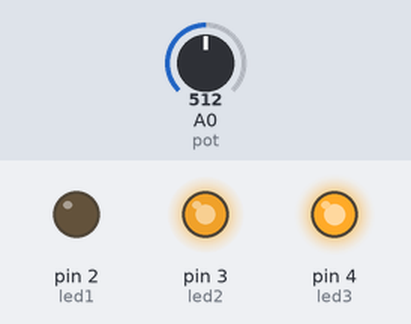
Simulated run of this sketch. Board: Arduino Uno, built with avr-gcc and run on an emulated ATmega328P. Parts: output pins drawn as LEDs (lit = HIGH). Dashed ring = blinking. Inputs (shaded band) come from the test bench; at power-on: A0 (pot) = 512.

Above: at 1.01 s.
1.3 s: A0 (pot) set to 716
At 1.92 s:
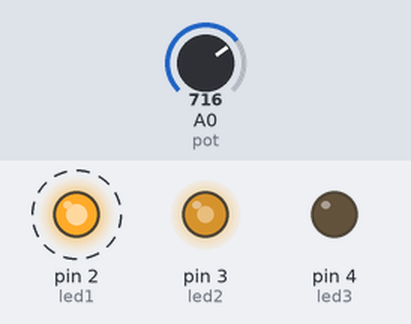
At 3.14 s:
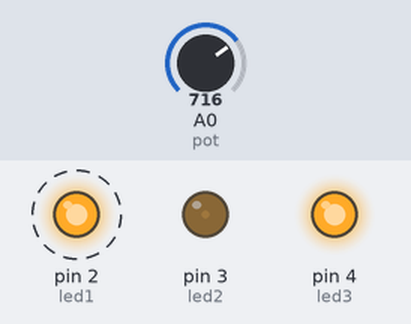
4.3 s: A0 (pot) set to 900
At 4.66 s:
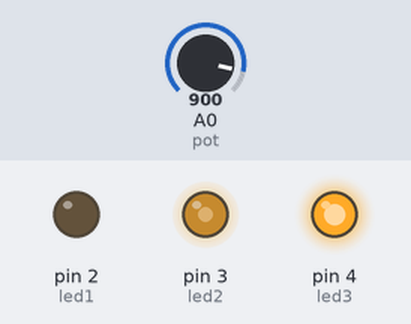
7.3 s: A0 (pot) set to 208
10.3 s: A0 (pot) set to 189
Timing chart, 0 to 14.3 s (numbered marks = the images above; inputs shaded):
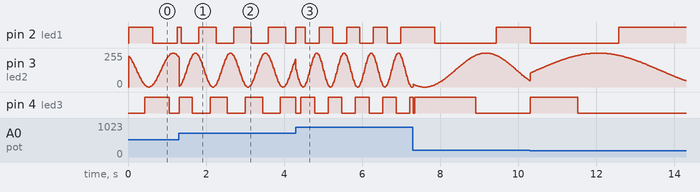

The sketch:

lab_2.ino
```cpp
#include "TimerThree.h"

const int led1 = 2;
const int led2 = 3;
const int led3 = 4;

const int pot = A0;
const double pi = 3.14;

double k;
double t;


void setup() {

  pinMode(led1, OUTPUT);
  pinMode(led2, OUTPUT);
  pinMode(led3, OUTPUT);
  pinMode(pot, INPUT);

  Timer3.initialize(16000);
  Timer3.attachInterrupt(func);

}


void func() {

  t = millis()/double(1000);
  k = analogRead(pot)/int(100);

  analogWrite(led1, 255*(sin(k*t)+1)/2);
  analogWrite(led2, 255*(sin(k*t+2*pi/3)+1)/2);
  analogWrite(led3, 255*(sin(k*t+4*pi/3)+1)/2);

}


void loop() {
}
```

Measured:
- after the input at 1.3 s, pin 2 (led1): alternates HIGH for 0.45 s and LOW for 0.45 s, starting after 0.06 s
- by itself, pin 3 (led2): rises from 47/255 to 254/255 in 1.6 s, then falls to 48/255 in 2.4 s
